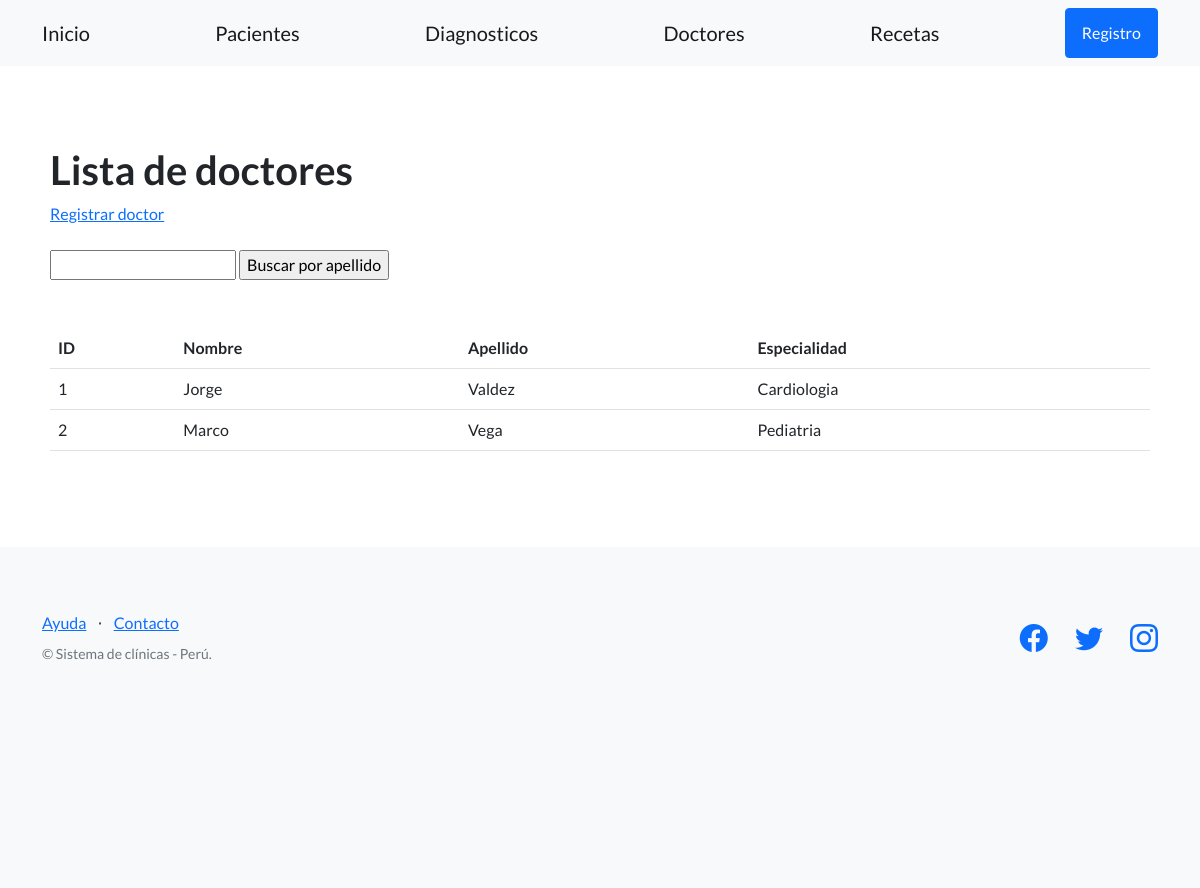
Screenshot of /clinica/doctores/ with the database file from the repository.
### control_clinica/models.py (models this page shows, shortened)
class Doctor(models.Model):
    apellido = models.CharField(max_length=256)
    nombre = models.CharField(max_length=256)
    dni = models.CharField(max_length=32)
    email = models.EmailField()
    telefono = models.CharField(max_length=20)
    especialidad = models.CharField(max_length=128)
    fecha_nacimiento = models.DateField()

### control_clinica/views.py (the view)
# urls.py: path('doctores/', DoctoresListView.as_view(), name='listar_doctores'),
class DoctoresListView(ListView):
    model = Doctor
    template_name='control_clinica/lista_doctores.html'

### control_clinica/templates/control_clinica/lista_doctores.html (shortened to what this page needs)
{% extends "control_clinica/base.html" %}
{% block contenido %}
<section>
    <div>
        <h1>Lista de doctores</h1>
        <a href="{% url 'registrar_doctor' %}">Registrar doctor</a>
        <br><br>
        <form action="{% url 'buscar_doctor' %}" method="post">
            <input type="text" name="busqueda">
            <input type="submit" value="Buscar por apellido">
        </form>
        <br><br>
        <table class="table">
            <tbody>
                <tr>
                    <th>ID</th>
                    <th>Nombre</th>
                    <th>Apellido</th>
                    <th>Especialidad</th>
                </tr>
                {% for doctor in object_list %}
                <tr>
                    <td>{{ doctor.id }} </td>
                    <td>{{ doctor.nombre }} </td>
                    <td>{{ doctor.apellido }} </td>
                    <td>{{ doctor.especialidad }} </td>
                </tr>
                {% endfor %}
            </tbody>
        </table>
    </div>
</section>
{% endblock contenido %}

### rows the page displays
Doctor: id "1", nombre "Jorge", apellido "Valdez", especialidad "Cardiologia"
Doctor: id "2", nombre "Marco", apellido "Vega", especialidad "Pediatria"
